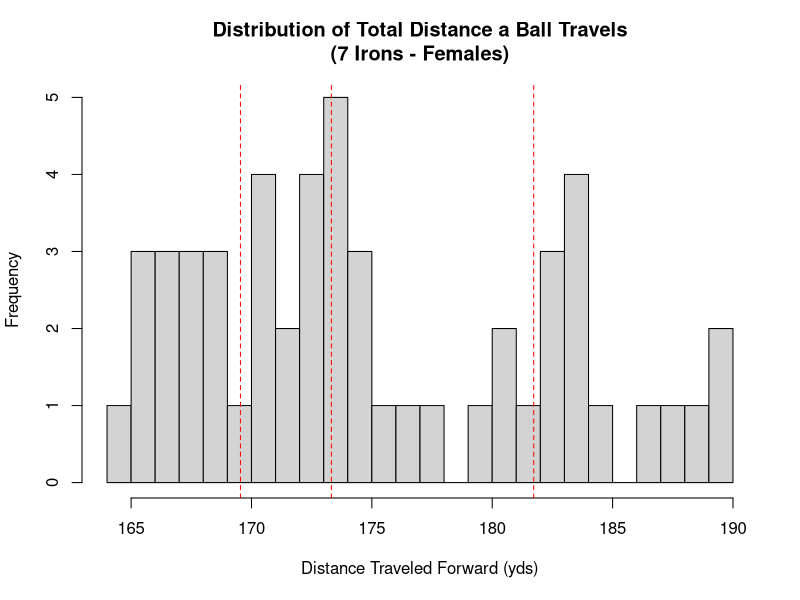
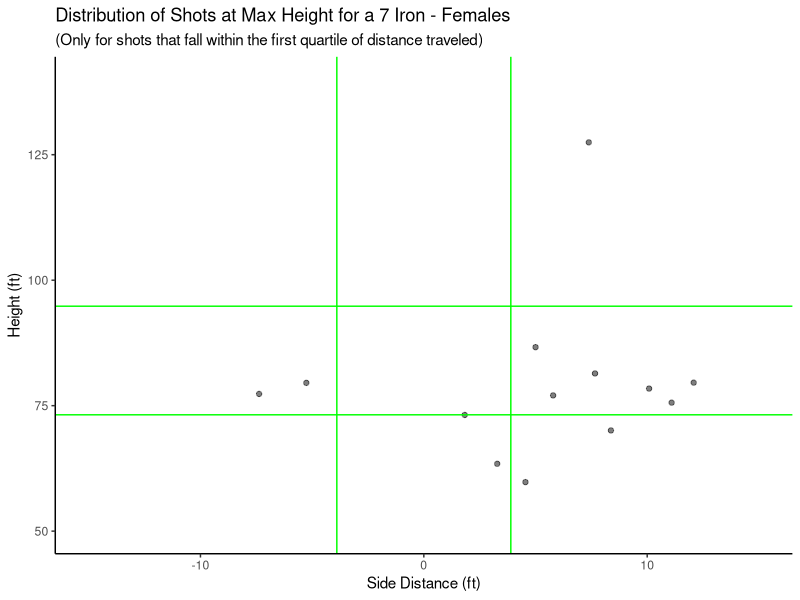
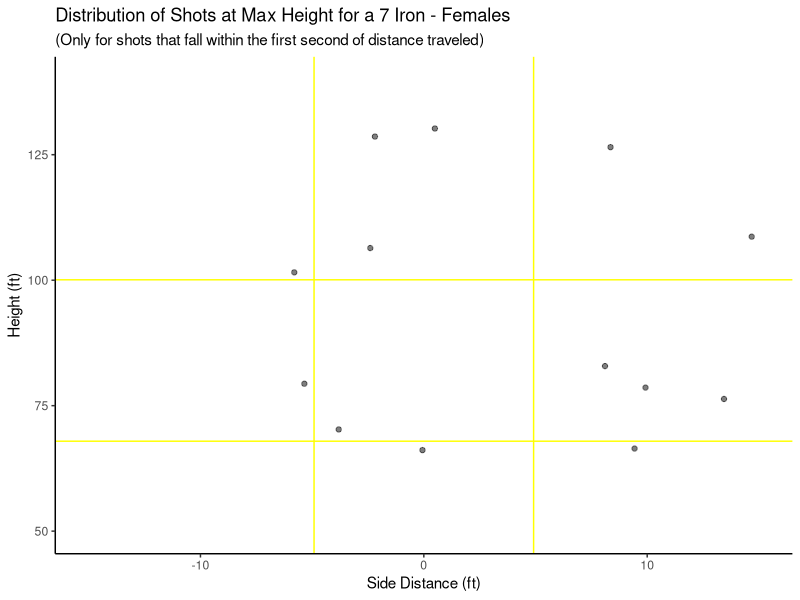
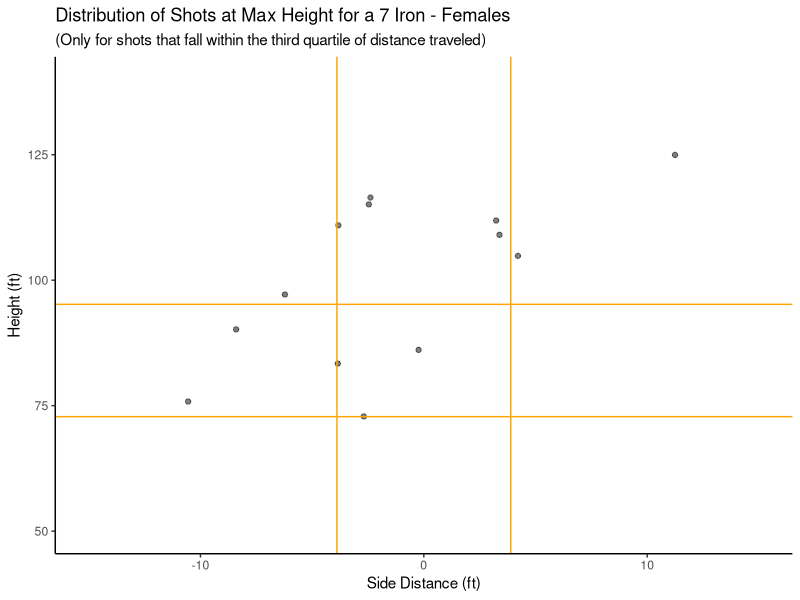
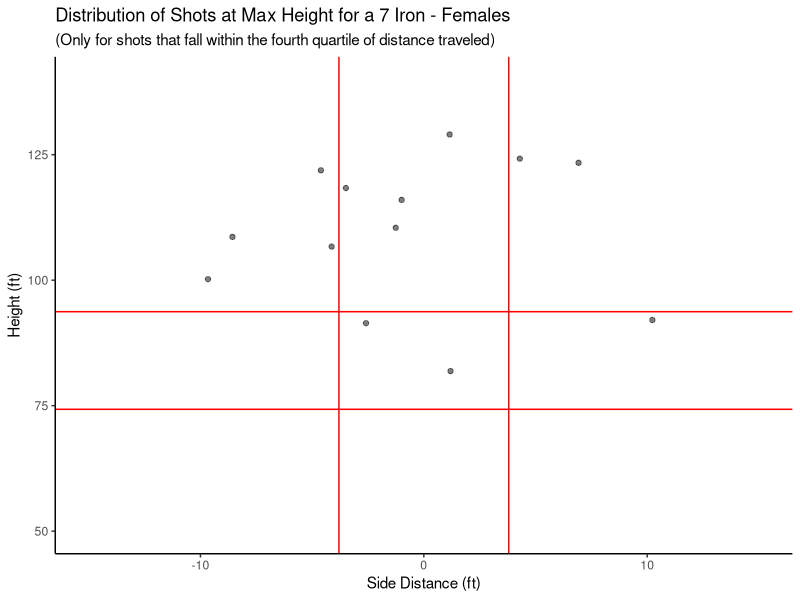
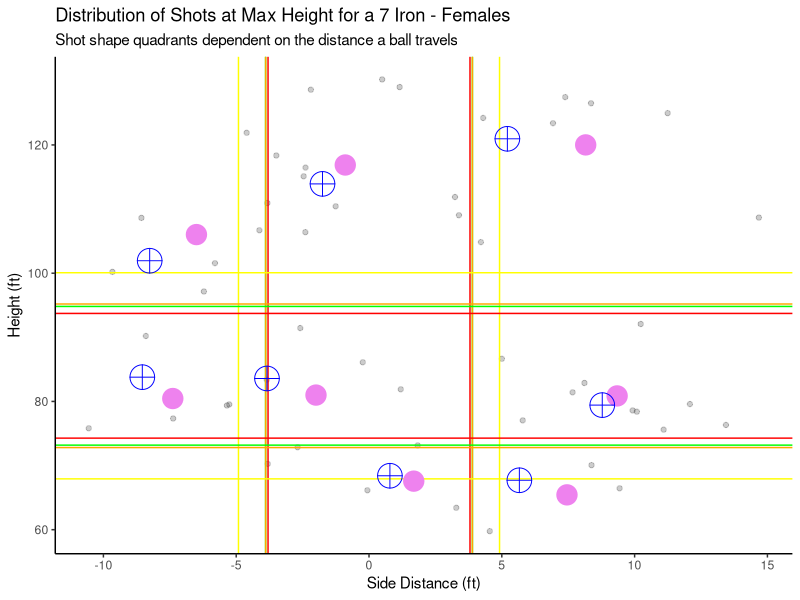

These figures' R source, in order:
## ---- chunk 1
library(tidyverse)
library(mgcv)
library(gam)
library(kableExtra)

# load in data
df_st_club <- read_csv("Data Cleaning/Output Data/Cleaned_Standard_Clubs.csv")

# Filter df for only 7 irons
df_7iron_lim <- filter(df_st_club, Club == "7 Iron" & Sex == "Female")
## ---- chunk 2
# Side model
iron_side_final <- gam::gam(`Max Height - Side` ~
  gam::s(`Club Speed`) +
  gam::s(`Attack Angle`) +
  gam::s(`Swing Plane`) +
  gam::s(`Face Angle`) +
  gam::s(`Club Path`) +
  gam::s(shaft_lean), data = df_7iron_lim)

# Height model
iron_height_final <- gam::gam(`Max Height - Height` ~
  gam::s(`Club Speed`) +
  gam::s(`Attack Angle`) +
  gam::s(`Swing Plane`) +
  gam::s(`Face Angle`) +
  gam::s(`Club Path`) +
  gam::s(shaft_lean), data = df_7iron_lim)
## ---- chunk 3
# First distance quartile
q1_dist <- quantile(df_7iron_lim$`Est. Total Flat - Length`, 0.25)
# Second Distance quartile
median_dist <- quantile(df_7iron_lim$`Est. Total Flat - Length`, 0.50)
# Third Distance quartile
q3_dist <- quantile(df_7iron_lim$`Est. Total Flat - Length`, 0.75)

# 0-25% of data, divide height standard deviation by this
sd_divisor_side_1 <- 1.5
# 25-50% of data, divde height standard deviation by this
sd_divisor_side_2 <- 1.5
# 0-25% of data, divide height standard deviation by this
sd_divisor_side_3 <- 1.5
# 25-100% of data, divide height standard deviation by this
sd_divisor_side_4 <- 1.5

# 0-25% of data, divide height standard deviation by this
sd_divisor_height_1 <- 1.5
# 25-50% of data, divide height standard deviation by this
sd_divisor_height_2 <- 1.5
# 0-25% of data, divide height standard deviation by this
sd_divisor_height_3 <- 1.5
# 25-100% of data, divide height standard deviation by this
sd_divisor_height_4 <- 1.5
## ---- chunk 4
# Split for 7 irons and fades by sign
df_7iron_lim$side_class_acc <- ifelse(df_7iron_lim$`Max Height - Side` > 0, "Draw", "Fade")

# Limit data to first quartile
df_7iron_lim_side1 <- filter(df_7iron_lim, `Est. Total Flat - Length` < q1_dist)
# Get standard deviation
sd_lim_side1 <- sd(df_7iron_lim_side1$`Max Height - Side`)

# Limit data to second quartile
df_7iron_lim_side2 <- filter(df_7iron_lim, `Est. Total Flat - Length` >= q1_dist)
df_7iron_lim_side2 <- filter(df_7iron_lim_side2, `Est. Total Flat - Length` < median_dist)
# Get standard deviation
sd_lim_side2 <- sd(df_7iron_lim_side2$`Max Height - Side`)

# Limit data to third quartile
df_7iron_lim_side3 <- filter(df_7iron_lim, `Est. Total Flat - Length` >= median_dist)
df_7iron_lim_side3 <- filter(df_7iron_lim_side3, `Est. Total Flat - Length` < q3_dist)
# Get standard deviation
sd_lim_side3 <- sd(df_7iron_lim_side3$`Max Height - Side`)

# Limit data to fourth quartile
df_7iron_lim_side4 <- filter(df_7iron_lim, `Est. Total Flat - Length` >= q3_dist)
# Get standard deviation
sd_lim_side4 <- sd(df_7iron_lim_side4$`Max Height - Side`)

# Classify straights
for (i in 1:nrow(df_7iron_lim)) {
  # Check to see if shot is in q1
  if (df_7iron_lim[i, "Est. Total Flat - Length"] < q1_dist) {
    # Classify as straight is criteria is met
    if (df_7iron_lim[i, "Max Height - Side"] < sd_lim_side1 / sd_divisor_side_1 &
      df_7iron_lim[i, "Max Height - Side"] > -sd_lim_side1 / sd_divisor_side_1) {
      # Accessing the 'side_class' column by name to assign "Straight"
      df_7iron_lim[i, "side_class_acc"] <- "Straight"
    }
    # Check to see if shot is in q2
  } else if (df_7iron_lim[i, "Est. Total Flat - Length"] < median_dist) {
    # Classify as straight is criteria is met
    if (df_7iron_lim[i, "Max Height - Side"] < sd_lim_side2 / sd_divisor_side_2 &
      df_7iron_lim[i, "Max Height - Side"] > -sd_lim_side2 / sd_divisor_side_2) {
      df_7iron_lim[i, "side_class_acc"] <- "Straight"
    }
    # Check to see if shot is in q3
  } else if (df_7iron_lim[i, "Est. Total Flat - Length"] < q3_dist) {
    # Classify as straight is criteria is met
    if (df_7iron_lim[i, "Max Height - Side"] < sd_lim_side3 / sd_divisor_side_3 &
      df_7iron_lim[i, "Max Height - Side"] > -sd_lim_side3 / sd_divisor_side_3) {
      df_7iron_lim[i, "side_class_acc"] <- "Straight"
    }
    # Check to see if shot is in q4
  } else {
    # Classify as straight is criteria is met
    if (df_7iron_lim[i, "Max Height - Side"] < sd_lim_side4 / sd_divisor_side_4 &
      df_7iron_lim[i, "Max Height - Side"] > -sd_lim_side4 / sd_divisor_side_4) {
      df_7iron_lim[i, "side_class_acc"] <- "Straight"
    }
  }
}
## ---- chunk 5
# Define height class variable
df_7iron_lim$height_class_acc <- "Medium"

# Limit data to first quartile
df_7iron_lim_height1 <- filter(df_7iron_lim, `Est. Total Flat - Length` < q1_dist)
# Get mean and standard deviation
mean_lim_height1 <- mean(df_7iron_lim_height1$`Max Height - Height`)
mean_lim_height1 <- 84
sd_lim_height1 <- sd(df_7iron_lim_height1$`Max Height - Height`)

# Limit data to second quartile
df_7iron_lim_height2 <- filter(df_7iron_lim, `Est. Total Flat - Length` >= q1_dist)
df_7iron_lim_height2 <- filter(df_7iron_lim_height2, `Est. Total Flat - Length` < median_dist)
# Get mean and standard deviation
mean_lim_height2 <- mean(df_7iron_lim_height2$`Max Height - Height`)
mean_lim_height2 <- 84
sd_lim_height2 <- sd(df_7iron_lim_height2$`Max Height - Height`)

# Limit data to third quartile
df_7iron_lim_height3 <- filter(df_7iron_lim, `Est. Total Flat - Length` >= median_dist)
df_7iron_lim_height3 <- filter(df_7iron_lim_height3, `Est. Total Flat - Length` < q3_dist)
# Get mean and standard deviation
mean_lim_height3 <- mean(df_7iron_lim_height3$`Max Height - Height`)
mean_lim_height3 <- 84
sd_lim_height3 <- sd(df_7iron_lim_height3$`Max Height - Height`)

# Limit data to fourth quartile
df_7iron_lim_height4 <- filter(df_7iron_lim, `Est. Total Flat - Length` >= q3_dist)
# Get mean and standard deviation
mean_lim_height4 <- mean(df_7iron_lim_height4$`Max Height - Height`)
mean_lim_height4 <- 84
sd_lim_height4 <- sd(df_7iron_lim_height4$`Max Height - Height`)

# Classify height
for (i in 1:nrow(df_7iron_lim)) {
  # Check if shot is in distance q1
  if (df_7iron_lim[i, "Est. Total Flat - Length"] < q1_dist) {
    # Classify as high/low/medium based on criteria
    if (df_7iron_lim[i, "Max Height - Height"] > (mean_lim_height1 + sd_lim_height1 / sd_divisor_height_1)) {
      df_7iron_lim[i, "height_class_acc"] <- "High"
    }
    if (df_7iron_lim[i, "Max Height - Height"] < (mean_lim_height1 - sd_lim_height1 / sd_divisor_height_1)) {
      df_7iron_lim[i, "height_class_acc"] <- "Low"
    }
    # Check if shot is in distance q1
  } else if (df_7iron_lim[i, "Est. Total Flat - Length"] < median_dist) {
    # Classify as high/low/medium based on criteria
    if (df_7iron_lim[i, "Max Height - Height"] > (mean_lim_height2 + sd_lim_height2 / sd_divisor_height_2)) {
      df_7iron_lim[i, "height_class_acc"] <- "High"
    }
    if (df_7iron_lim[i, "Max Height - Height"] < (mean_lim_height2 - sd_lim_height2 / sd_divisor_height_2)) {
      df_7iron_lim[i, "height_class_acc"] <- "Low"
    }
    # Check if shot is in distance q1
  } else if (df_7iron_lim[i, "Est. Total Flat - Length"] < q3_dist) {
    # Classify as high/low/medium based on criteria
    if (df_7iron_lim[i, "Max Height - Height"] > (mean_lim_height3 + sd_lim_height3 / sd_divisor_height_3)) {
      df_7iron_lim[i, "height_class_acc"] <- "High"
    }
    if (df_7iron_lim[i, "Max Height - Height"] < (mean_lim_height3 - sd_lim_height3 / sd_divisor_height_3)) {
      df_7iron_lim[i, "height_class_acc"] <- "Low"
    }
    # Check if shot is in distance q1
  } else {
    # Classify as high/low/medium based on criteria
    if (df_7iron_lim[i, "Max Height - Height"] > (mean_lim_height4 + sd_lim_height4 / sd_divisor_height_4)) {
      df_7iron_lim[i, "height_class_acc"] <- "High"
    }
    if (df_7iron_lim[i, "Max Height - Height"] < (mean_lim_height4 - sd_lim_height4 / sd_divisor_height_4)) {
      df_7iron_lim[i, "height_class_acc"] <- "Low"
    }
  }
}
## ---- chunk 6
hist(df_7iron_lim$`Est. Total Flat - Length`, breaks = 25, main = "Distribution of Total Distance a Ball Travels\n(7 Irons - Females)", xlab = "Distance Traveled Forward (yds)", col = "lightgrey")
abline(v = q1_dist, col = "red", lty = 2)
abline(v = median_dist, col = "red", lty = 2)
abline(v = q3_dist, col = "red", lty = 2)
## ---- chunk 7
# Create a data frame template to keep ideal parameters inclusive of intervals
df_ideal_7iron <- data.frame(
  Club = character(),
  Height_Class = character(),
  Side_Class = character(),
  Sex = character(),
  Club_Path_Angle = double(),
  Lie_Angle = double(),
  Attack_Angle = double(),
  Club_Speed = double(),
  Shaft_Lean = double(),
  Face_Angle = double(),
  Data_Points = numeric(),
  CPA_LB = double(),
  CPA_UB = double(),
  LA_LB = double(),
  LA_UB = double(),
  AA_LB = double(),
  AA_UB = double(),
  CS_LB = double(),
  CS_UB = double(),
  SL_LB = double(),
  SL_UB = double(),
  FA_LB = double(),
  FA_UB = double()
)

# Lists for shot shapes
heights <- c("High", "Medium", "Low")
sides <- c("Draw", "Straight", "Fade")

# Variable for row iterator
row <- 1

# Loop though each shot shape combination
for (height in heights) {
  for (side in sides) {
    # Filter to only specific shot shape
    shot_shape_df <- filter(df_7iron_lim, side_class_acc == side & height_class_acc == height)

    # Store club and shot shape
    df_ideal_7iron[row, "Club"] <- "7 Iron"
    df_ideal_7iron[row, "Height_Class"] <- height
    df_ideal_7iron[row, "Side_Class"] <- side
    df_ideal_7iron[row, "Sex"] <- "Female"

    # Get ideal parameters from medians
    df_ideal_7iron[row, "Club_Path_Angle"] <- median(shot_shape_df$`Club Path`)
    df_ideal_7iron[row, "Lie_Angle"] <- median(shot_shape_df$`Swing Plane`)
    df_ideal_7iron[row, "Attack_Angle"] <- mean(shot_shape_df$`Attack Angle`)
    df_ideal_7iron[row, "Club_Speed"] <- mean(shot_shape_df$`Club Speed`)
    df_ideal_7iron[row, "Shaft_Lean"] <- mean(shot_shape_df$shaft_lean)
    df_ideal_7iron[row, "Face_Angle"] <- mean(shot_shape_df$`Face Angle`)
    df_ideal_7iron[row, "Data_Points"] <- nrow(shot_shape_df)

    # Inital standard deviations are zero
    sd_cpa <- 0
    sd_la <- 0
    sd_aa <- 0
    sd_cs <- 0
    sd_sl <- 0
    sd_fa <- 0

    # Check to make sure there is enough data for a bound
    if (nrow(shot_shape_df) > 1) {
      # Find standard deviation of each CHP
      sd_cpa <- sd(shot_shape_df$`Club Path`)
      sd_la <- sd(shot_shape_df$`Swing Plane`)
      sd_aa <- sd(shot_shape_df$`Attack Angle`)
      sd_cs <- sd(shot_shape_df$`Club Speed`)
      sd_sl <- sd(shot_shape_df$shaft_lean)
      sd_fa <- sd(shot_shape_df$`Face Angle`)
    }

    # Find lower bound for each parameter by subtracting a fraction of sd
    df_ideal_7iron[row, "CPA_LB"] <- median(shot_shape_df$`Club Path`) - (sd_cpa / 16)
    df_ideal_7iron[row, "LA_LB"] <- median(shot_shape_df$`Swing Plane`) - (sd_la / 16)
    df_ideal_7iron[row, "AA_LB"] <- mean(shot_shape_df$`Attack Angle`) - (sd_aa / 16)
    df_ideal_7iron[row, "CS_LB"] <- mean(shot_shape_df$`Club Speed`) - (sd_cs / 16)
    df_ideal_7iron[row, "SL_LB"] <- mean(shot_shape_df$shaft_lean) - (sd_sl / 16)
    df_ideal_7iron[row, "FA_LB"] <- mean(shot_shape_df$`Face Angle`) - (sd_fa / 16)

    # Find upper bound for each parameter by adding a fraction of sd
    df_ideal_7iron[row, "CPA_UB"] <- median(shot_shape_df$`Club Path`) + (sd_cpa / 16)
    df_ideal_7iron[row, "LA_UB"] <- median(shot_shape_df$`Swing Plane`) + (sd_la / 16)
    df_ideal_7iron[row, "AA_UB"] <- mean(shot_shape_df$`Attack Angle`) + (sd_aa / 16)
    df_ideal_7iron[row, "CS_UB"] <- mean(shot_shape_df$`Club Speed`) + (sd_cs / 16)
    df_ideal_7iron[row, "SL_UB"] <- mean(shot_shape_df$shaft_lean) + (sd_sl / 16)
    df_ideal_7iron[row, "FA_UB"] <- mean(shot_shape_df$`Face Angle`) + (sd_fa / 16)


    # Iterate to next row
    row <- row + 1
  }
}
## ---- chunk 8
# Create dummy data frame that matches with visualization
df_ideal_7iron_mutated <- df_ideal_7iron
colnames(df_ideal_7iron_mutated) <- c(
  "Club", "Height_Class", "Side_Class", "Sex",
  "Club Path", "Swing Plane", "Attack Angle",
  "Club Speed", "shaft_lean", "Face Angle"
)

# Get predictions from moedls
side_preds <- predict(iron_side_final, df_ideal_7iron_mutated)
height_preds <- predict(iron_height_final, df_ideal_7iron_mutated)

# Data frame with predicted spot in air
predictions_quad <- data.frame(side_preds, height_preds)

# Get side means for each shot shape
side_mean <- c(
  mean(filter(df_7iron_lim, side_class_acc == "Draw" & height_class_acc == "High")$`Max Height - Side`),
  mean(filter(df_7iron_lim, side_class_acc == "Straight" & height_class_acc == "High")$`Max Height - Side`),
  mean(filter(df_7iron_lim, side_class_acc == "Fade" & height_class_acc == "High")$`Max Height - Side`),
  mean(filter(df_7iron_lim, side_class_acc == "Draw" & height_class_acc == "Medium")$`Max Height - Side`),
  mean(filter(df_7iron_lim, side_class_acc == "Straight" & height_class_acc == "Medium")$`Max Height - Side`),
  mean(filter(df_7iron_lim, side_class_acc == "Fade" & height_class_acc == "Medium")$`Max Height - Side`),
  mean(filter(df_7iron_lim, side_class_acc == "Draw" & height_class_acc == "Low")$`Max Height - Side`),
  mean(filter(df_7iron_lim, side_class_acc == "Straight" & height_class_acc == "Low")$`Max Height - Side`),
  mean(filter(df_7iron_lim, side_class_acc == "Fade" & height_class_acc == "Low")$`Max Height - Side`)
)

# Get height means for each shot shape
height_mean <- c(
  mean(filter(df_7iron_lim, side_class_acc == "Draw" & height_class_acc == "High")$`Max Height - Height`),
  mean(filter(df_7iron_lim, side_class_acc == "Straight" & height_class_acc == "High")$`Max Height - Height`),
  mean(filter(df_7iron_lim, side_class_acc == "Fade" & height_class_acc == "High")$`Max Height - Height`),
  mean(filter(df_7iron_lim, side_class_acc == "Draw" & height_class_acc == "Medium")$`Max Height - Height`),
  mean(filter(df_7iron_lim, side_class_acc == "Straight" & height_class_acc == "Medium")$`Max Height - Height`),
  mean(filter(df_7iron_lim, side_class_acc == "Fade" & height_class_acc == "Medium")$`Max Height - Height`),
  mean(filter(df_7iron_lim, side_class_acc == "Draw" & height_class_acc == "Low")$`Max Height - Height`),
  mean(filter(df_7iron_lim, side_class_acc == "Straight" & height_class_acc == "Low")$`Max Height - Height`),
  mean(filter(df_7iron_lim, side_class_acc == "Fade" & height_class_acc == "Low")$`Max Height - Height`)
)

shot_shape <- c(
  "High Draw", "High Straight", "High Fade",
  "Medium Draw", "Medium Straight", "Medium Fade",
  "Low Draw", "Low Straight", "Low Fade"
)

# Put means in dataframe
means_quad <- data.frame(side_mean, height_mean)

par(mfrow = c(2, 2))
# Visualize q1 quadrants
ggplot(df_7iron_lim_height1, aes(x = `Max Height - Side`, y = `Max Height - Height`)) +
  ylim(50, 140) +
  xlim(-15, 15) +
  geom_point(alpha = 0.5) +
  geom_vline(aes(xintercept = -sd_lim_side1 / sd_divisor_side_1), col = "green") +
  geom_vline(aes(xintercept = sd_lim_side1 / sd_divisor_side_1), col = "green") +
  geom_hline(aes(yintercept = (mean_lim_height1 + sd_lim_height1 / sd_divisor_height_1)), col = "green") +
  geom_hline(aes(yintercept = (mean_lim_height1 - sd_lim_height1 / sd_divisor_height_1)), col = "green") +
  theme(
    panel.grid.major = element_blank(), panel.grid.minor = element_blank(),
    panel.background = element_blank(), axis.line = element_line(colour = "black")
  ) +
  labs(
    title = "Distribution of Shots at Max Height for a 7 Iron - Females",
    subtitle = "(Only for shots that fall within the first quartile of distance traveled)",
    y = "Height (ft)",
    x = "Side Distance (ft)"
  )

# Visualize q2 quadrants
ggplot(df_7iron_lim_height2, aes(x = `Max Height - Side`, y = `Max Height - Height`)) +
  ylim(50, 140) +
  xlim(-15, 15) +
  geom_point(alpha = 0.5) +
  geom_vline(aes(xintercept = -sd_lim_side2 / sd_divisor_side_2), col = "yellow") +
  geom_vline(aes(xintercept = sd_lim_side2 / sd_divisor_side_2), col = "yellow") +
  geom_hline(aes(yintercept = (mean_lim_height2 + sd_lim_height2 / sd_divisor_height_2)), col = "yellow") +
  geom_hline(aes(yintercept = (mean_lim_height2 - sd_lim_height2 / sd_divisor_height_2)), col = "yellow") +
  theme(
    panel.grid.major = element_blank(), panel.grid.minor = element_blank(),
    panel.background = element_blank(), axis.line = element_line(colour = "black")
  ) +
  labs(
    title = "Distribution of Shots at Max Height for a 7 Iron - Females",
    subtitle = "(Only for shots that fall within the first second of distance traveled)",
    y = "Height (ft)",
    x = "Side Distance (ft)"
  )

# Visualize q2 quadrants
ggplot(df_7iron_lim_height3, aes(x = `Max Height - Side`, y = `Max Height - Height`)) +
  ylim(50, 140) +
  xlim(-15, 15) +
  geom_point(alpha = 0.5) +
  geom_vline(aes(xintercept = -sd_lim_side3 / sd_divisor_side_3), col = "orange") +
  geom_vline(aes(xintercept = sd_lim_side3 / sd_divisor_side_3), col = "orange") +
  geom_hline(aes(yintercept = (mean_lim_height3 + sd_lim_height3 / sd_divisor_height_3)), col = "orange") +
  geom_hline(aes(yintercept = (mean_lim_height3 - sd_lim_height3 / sd_divisor_height_3)), col = "orange") +
  theme(
    panel.grid.major = element_blank(), panel.grid.minor = element_blank(),
    panel.background = element_blank(), axis.line = element_line(colour = "black")
  ) +
  labs(
    title = "Distribution of Shots at Max Height for a 7 Iron - Females",
    subtitle = "(Only for shots that fall within the third quartile of distance traveled)",
    y = "Height (ft)",
    x = "Side Distance (ft)"
  )


# Visualize q4 quadrants
ggplot(df_7iron_lim_height4, aes(x = `Max Height - Side`, y = `Max Height - Height`)) +
  ylim(50, 140) +
  xlim(-15, 15) +
  geom_point(alpha = 0.5) +
  geom_vline(aes(xintercept = -sd_lim_side4 / sd_divisor_side_4), col = "red") +
  geom_vline(aes(xintercept = sd_lim_side4 / sd_divisor_side_4), col = "red") +
  geom_hline(aes(yintercept = (mean_lim_height4 + sd_lim_height4 / sd_divisor_height_4)), col = "red") +
  geom_hline(aes(yintercept = (mean_lim_height4 - sd_lim_height4 / sd_divisor_height_4)), col = "red") +
  theme(
    panel.grid.major = element_blank(), panel.grid.minor = element_blank(),
    panel.background = element_blank(), axis.line = element_line(colour = "black")
  ) +
  labs(
    title = "Distribution of Shots at Max Height for a 7 Iron - Females",
    subtitle = "(Only for shots that fall within the fourth quartile of distance traveled)",
    y = "Height (ft)",
    x = "Side Distance (ft)"
  )

# Visualize all quadrants with the parameters landing via model
ggplot(df_7iron_lim, aes(x = `Max Height - Side`, y = `Max Height - Height`)) +
  geom_point(alpha = 0.2) +
  geom_vline(aes(xintercept = -sd_lim_side1 / sd_divisor_side_1), col = "green") +
  geom_vline(aes(xintercept = sd_lim_side1 / sd_divisor_side_1), col = "green") +
  geom_vline(aes(xintercept = -sd_lim_side2 / sd_divisor_side_2), col = "yellow") +
  geom_vline(aes(xintercept = sd_lim_side2 / sd_divisor_side_2), col = "yellow") +
  geom_vline(aes(xintercept = -sd_lim_side3 / sd_divisor_side_3), col = "orange") +
  geom_vline(aes(xintercept = sd_lim_side3 / sd_divisor_side_3), col = "orange") +
  geom_vline(aes(xintercept = -sd_lim_side4 / sd_divisor_side_4), col = "red") +
  geom_vline(aes(xintercept = sd_lim_side4 / sd_divisor_side_4), col = "red") +
  geom_hline(aes(yintercept = (mean_lim_height1 + sd_lim_height1 / sd_divisor_height_1)), col = "green") +
  geom_hline(aes(yintercept = (mean_lim_height1 - sd_lim_height1 / sd_divisor_height_1)), col = "green") +
  geom_hline(aes(yintercept = (mean_lim_height2 + sd_lim_height2 / sd_divisor_height_2)), col = "yellow") +
  geom_hline(aes(yintercept = (mean_lim_height2 - sd_lim_height2 / sd_divisor_height_2)), col = "yellow") +
  geom_hline(aes(yintercept = (mean_lim_height3 + sd_lim_height3 / sd_divisor_height_3)), col = "orange") +
  geom_hline(aes(yintercept = (mean_lim_height3 - sd_lim_height3 / sd_divisor_height_3)), col = "orange") +
  geom_hline(aes(yintercept = (mean_lim_height4 + sd_lim_height4 / sd_divisor_height_4)), col = "red") +
  geom_hline(aes(yintercept = (mean_lim_height4 - sd_lim_height4 / sd_divisor_height_4)), col = "red") +
  labs(
    title = "Distribution of Shots at Max Height for a 7 Iron - Females",
    subtitle = "Shot shape quadrants dependent on the distance a ball travels",
    y = "Height (ft)",
    x = "Side Distance (ft)"
  ) +
  theme(
    panel.grid.major = element_blank(), panel.grid.minor = element_blank(),
    panel.background = element_blank(), axis.line = element_line(colour = "black")
  ) +
  geom_point(data = means_quad, aes(x = side_mean, y = height_mean), color = "violet", pch = 20, size = 10) +
  geom_point(data = predictions_quad, aes(x = side_preds, y = height_preds), color = "blue", pch = 10, size = 8)
## ---- chunk 9
# Dummy df for sharing table
df_ideal_7iron_female_sharable <- data.frame(
  Club = df_ideal_7iron$Club,
  Shot_Shape = paste(df_ideal_7iron$Height_Class, df_ideal_7iron$Side_Class),
  Sex = df_ideal_7iron$Sex,
  Club_Path_Angle = df_ideal_7iron$Club_Path_Angle,
  CPA_LB = df_ideal_7iron$CPA_LB,
  CPA_UB = df_ideal_7iron$CPA_UB,
  Lie_Angle = df_ideal_7iron$Lie_Angle,
  LA_LB = df_ideal_7iron$LA_LB,
  LA_UB = df_ideal_7iron$LA_UB,
  Attack_Angle = df_ideal_7iron$Attack_Angle,
  AA_LB = df_ideal_7iron$AA_LB,
  AA_UB = df_ideal_7iron$AA_UB,
  Club_Speed = df_ideal_7iron$Club_Speed,
  CS_LB = df_ideal_7iron$CS_LB,
  CS_UB = df_ideal_7iron$CS_UB,
  Shaft_Lean = df_ideal_7iron$Shaft_Lean,
  SL_LB = df_ideal_7iron$SL_LB,
  SL_UB = df_ideal_7iron$SL_UB,
  Face_Angle = df_ideal_7iron$Face_Angle,
  FA_LB = df_ideal_7iron$FA_LB,
  FA_UB = df_ideal_7iron$FA_UB,
  Data_Points = df_ideal_7iron$Data_Points
)

# Output kable
kable(df_ideal_7iron_female_sharable, escape = TRUE, caption = "Ideal Parameter Estimates for 7 Iron From Centers of Actual Data (Males)") %>%
  kable_styling(latex_options = "hold_position")
